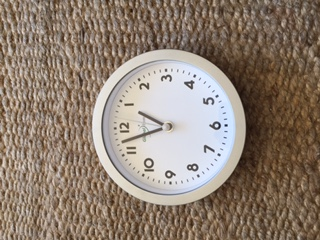
#> input picture Image processing/T01/relojes/IMG_2314.JPG, 320 x 240 px
$ python -i Procesamiento_horero_minutero.py   (imports and definitions only)   (older library calls are emulated)
#> lines starting #> are read from the running program, lines starting #| are printed output that depends on the picture; after the words box and inside, x2 and y2 are one past the last pixel; in counts of white or black regions, pixels touching at a corner belong together; pictures that were not available may be replaced by others from this repository, and a replacement may not be noted
import numpy as np
import os
from Funciones_importantes import barrido_polar, diferencia_angulos
from skimage import filters
from PIL import ImageEnhance
from scipy import ndimage, misc
from PIL import Image
from matplotlib import pyplot as plt

class Procesamiento_horero_minutero:

    def __init__(self, filename):
#> called with filename = 'relojes/IMG_2314.JPG'
        self.filename = filename
        self.imagen = Image.open(self.filename).rotate(-90).convert('L')
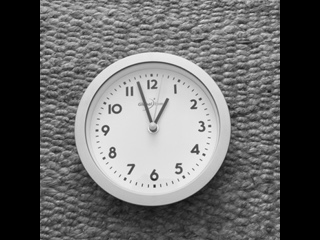
#> self.imagen: PIL image 320x240 L; min 0, max 241, mean 102.8
        self.imagen_binaria = Image.open('mascara.png').convert('L')
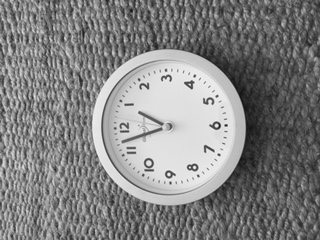
#> self.imagen_binaria: PIL image 320x240 L; min 16, max 241, mean 130.7
        self.horero = None
        self.minutero = None
        self.lista_rectas = []

    def realizar_procesamiento(self):
        self.segmentar_reloj()
        self.centro_masa()
        self.lista_rectas = barrido_polar(self.centro, self.imagen)
        os.remove('./imagen_segmentada.png')

    def segmentar_reloj(self):
        '''Se procesa la imagen para que quede totalmente
        lista para luego buscarlas manecillas sin ningun problema'''
        #se carga la info de los pixeles de la imagen binaria previamente obtenida
        data_binario = self.imagen_binaria.load()
        # Se carga la info de los pixeles de la imagen original
        data = self.imagen.load()
        #Se recorre la imagen completa
        for x in range(0,self.imagen_binaria.size[0]):
            for y in range(0,self.imagen_binaria.size[1]):
                # Si el pixel no esta dentro de la region segmentada, el pixel se transforma a negro
                if data_binario[x,y] == 0:
                    data[x,y] = 0
        plt.imshow(self.imagen, cmap='Greys_r')
        plt.title('RELOJ SEGMENTADO')
        plt.show()
        #Aumentamos el contraste de la imagen
        contr = ImageEnhance.Contrast(self.imagen)
        im = contr.enhance(1.5)
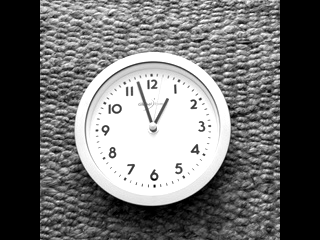
#> im: PIL image 320x240 L; min 0, max 255, mean 111.3
        self.imagen = im
        #Transformamos la imagen a matriz
        imagen = ndimage.rotate(self.imagen, 0)
        #Aplicamos otsu
        val = filters.threshold_otsu(imagen)
#> val = 125
        arr = np.asarray(imagen>val)
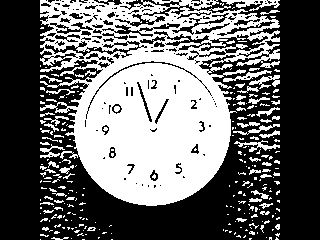
#> arr: shape (240, 320) bool; 41.4% white; 268 white regions (210 under 20 px), largest, box (x1, y1, x2, y2) and area: (40, 0, 280, 206) 27543, (221, 0, 280, 11) 274, (234, 140, 280, 152) 184
        #Tranformamos la imagen en escala de grises a una imagen binaria
        self.imagen = ndimage.binary_opening(arr)
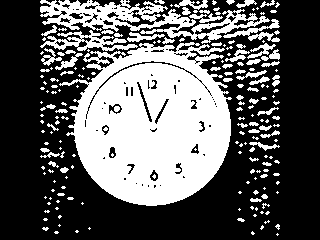
#> self.imagen: shape (240, 320) bool; 37.2% white; 199 white regions (133 under 20 px), largest, box (x1, y1, x2, y2) and area: (59, 42, 232, 206) 19321, (40, 0, 270, 44) 3544, (40, 30, 138, 51) 822
        #Se guarda la imagen binaria segmentada
#> (the run stopped early here; a loop or call above may not have finished)

$ run again, on Image processing/T01/relojes/IMG_2315.JPG
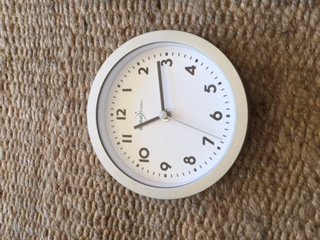
#> input picture Image processing/T01/relojes/IMG_2315.JPG, 320 x 240 px
#> in segmentar_reloj, `im = contr.enhance(1.5)`:
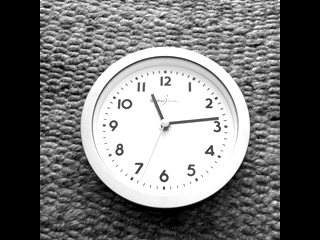
#> im: PIL image 320x240 L; min 0, max 255, mean 115.1
#> val = 126
#> arr: shape (240, 320) bool; 43% white; 203 white regions (156 under 20 px), largest, box (x1, y1, x2, y2) and area: (40, 0, 280, 208) 30146, (255, 147, 280, 162) 171, (40, 142, 81, 153) 160
#> in segmentar_reloj, `self.imagen = ndimage.binary_opening(arr)`:
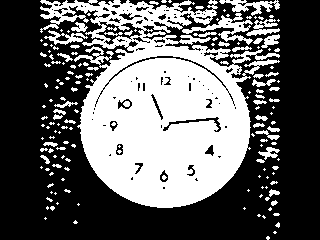
#> self.imagen: shape (240, 320) bool; 39.3% white; 163 white regions (114 under 20 px), largest, box (x1, y1, x2, y2) and area: (40, 0, 280, 208) 25652, (182, 13, 253, 45) 640, (219, 0, 280, 16) 402

$ run again, on Image processing/T01/relojes/IMG_2316.JPG
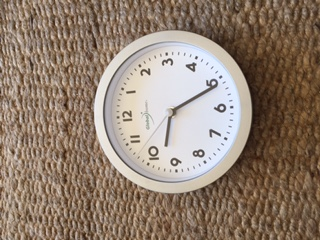
#> input picture Image processing/T01/relojes/IMG_2316.JPG, 320 x 240 px
#> in segmentar_reloj, `im = contr.enhance(1.5)`:
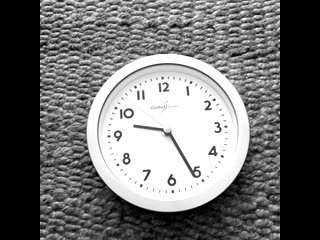
#> im: PIL image 320x240 L; min 0, max 255, mean 112.7
#> val = 126
#> arr: shape (240, 320) bool; 41.6% white; 227 white regions (178 under 20 px), largest, box (x1, y1, x2, y2) and area: (40, 0, 280, 212) 28505, (228, 12, 280, 34) 267, (213, 15, 263, 34) 200
#> in segmentar_reloj, `self.imagen = ndimage.binary_opening(arr)`:
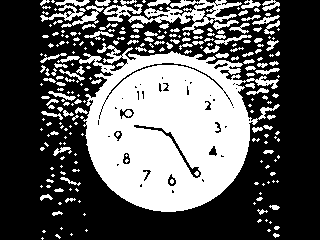
#> self.imagen: shape (240, 320) bool; 36.9% white; 246 white regions (152 under 20 px), largest, box (x1, y1, x2, y2) and area: (79, 43, 280, 212) 20717, (128, 0, 242, 34) 1303, (40, 0, 90, 22) 382
